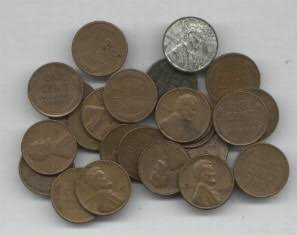
#> input picture para_saydirma_uygulamasi/para.jpg, 297 x 235 px, found by its file name
$ python HOUGH_LINE.PY
#> lines starting #> are read from the running program, lines starting #| are printed output that depends on the picture; after the words box and inside, x2 and y2 are one past the last pixel; in counts of white or black regions, pixels touching at a corner belong together
import cv2
import numpy as np

# Görüntüyü oku
image = cv2.imread('C:\\Users\\TUF Dash F15\\Desktop\\KODLAR\\IMAGE_PROCESSING\\cvCourse\\para_saydirma_uygulamasi\\para.jpg')
#> image is the input picture: shape (235, 297, 3); mean B, G, R 118.8, 128.5, 135.2

# Görüntüyü gri tonlamaya dönüştür
gray = cv2.cvtColor(image, cv2.COLOR_BGR2GRAY)
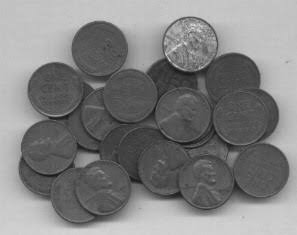
#> gray: shape (235, 297); min 13, max 221, mean 129.3

# Kenarları tespit etmek için Canny kenar dedektörünü kullan
edges = cv2.Canny(gray, threshold1=140, threshold2=200)
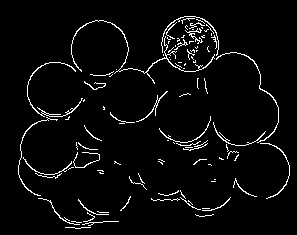
#> edges: shape (235, 297); 4.1% white in thin lines or dots, all inside (x1, y1, x2, y2) = (18, 16, 290, 229)

# Kenarları bulanıklaştırarak gürültüyü azalt
blurred = cv2.GaussianBlur(edges, (7, 7), 0)
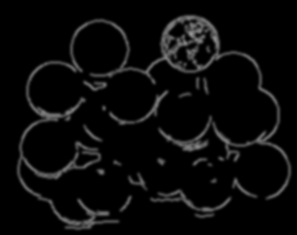
#> blurred: shape (235, 297); min 0, max 148, mean 10.3

# Daireleri tespit etmek için Hough dönüşümünü kullan
circles = cv2.HoughCircles(
    blurred,
    cv2.HOUGH_GRADIENT,
    dp=1,
    minDist=20,
    param1=220,
    param2=23,
    minRadius=5,
    maxRadius=40
)
#> circles = 14 rows, first 8: [188.5, 43.5, 28.8], [262.5, 168.5, 27.1], [129.5, 94.5, 25.8], [242.5, 113.5, 33.8], [98.5, 47.5, 25.7], [51.5, 148.5, 29.4], [56.5, 85.5, 27.1], [232.5, 83.5, 29.3]

if circles is not None:
    # Bulunan daireleri çiz
    circles = np.uint16(np.around(circles)) # yaklaşık değerleri yuvarla
#> circles = 14 rows, first 8: [188, 44, 29], [262, 168, 27], [130, 94, 26], [242, 114, 34], [98, 48, 26], [52, 148, 29], [56, 86, 27], [232, 84, 29]
    for circle in circles[0, :]: # her bir daire için
        center = (circle[0], circle[1]) # merkez noktası
        radius = circle[2] # yarıçapı
        # Her bir parayı çizmek için bir çember çizin
        cv2.circle(image, center, radius, (0, 255, 0), 2)
#> this loop made 14 passes
#> (center, radius) on passes 1 to 12: ((188, 44), 29), ((262, 168), 27), ((130, 94), 26), ((242, 114), 34), ((98, 48), 26), ((52, 148), 29), ((56, 86), 27), ((232, 84), 29), ((182, 114), 26), ((206, 180), 32), ((104, 186), 28), ((80, 196), 29)
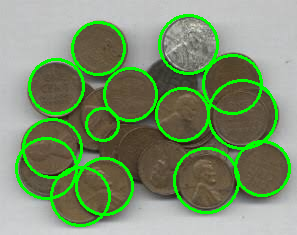
#> image: shape (235, 297, 3); 10.05% of pixels changed, all inside (x1, y1, x2, y2) = (15, 14, 291, 227)

 # Tespit edilen dairelerin sayısını yazdır
    num_circles = len(circles[0])
#> num_circles = 14
    print(f"Tespit edilen paraların sayısı: {num_circles}")
#| Tespit edilen paraların sayısı: 14

# Sonuçları göster
cv2.imshow('Tespit Edilen Paralar', image)
cv2.waitKey(0)
cv2.destroyAllWindows()

"""
cv2.HoughCircles, OpenCV kütüphanesindeki bir işlevdir ve görüntüde dairesel nesneleri tespit etmek için kullanılır. Genellikle Hough Dönüşümü'nün özel bir varyantı olan Hough Daire Dönüşümü ile dairesel nesneleri algılamak için kullanılır. Hough Daire Dönüşümü, görüntüdeki dairesel şekillerin (örneğin, yuvarlak nesnelerin) merkezlerini ve yarıçaplarını bulma işlemidir.

cv2.HoughCircles işlevinin temel parametreleri şunlardır:

image: Daireleri tespit etmek için kullanılacak gri tonlamalı veya kenar algılanmış görüntü.
method: Daire tespiti için kullanılacak yöntem. cv2.HOUGH_GRADIENT en yaygın kullanılan yöntemdir.
dp: Hough dönüşümü çözünürlüğüdür.
minDist: Algılanan daireler arasındaki minimum mesafe.
param1: Canny kenar dedektörü için birinci eşik.
param2: Hough dönüşümü için ikinci eşik.
minRadius: Algılanabilecek dairelerin minimum yarıçapı.
maxRadius: Algılanabilecek dairelerin maksimum yarıçapı.
cv2.HoughCircles işlevi, algılanan dairelerin merkezlerini, yarıçaplarını ve bazen diğer parametreleri içeren bir dizi döndürür. Bu bilgileri kullanarak tespit edilen daireleri işaretleyebilir veya analiz edebilirsiniz.

Özetle, cv2.HoughCircles, görüntüdeki daireleri tespit etmek ve bu dairelerin özelliklerini elde etmek için kullanılan bir araçtır. Genellikle nesne tanıma ve görüntü işleme uygulamalarında dairesel nesneleri algılamak için kullanılır.
"""
